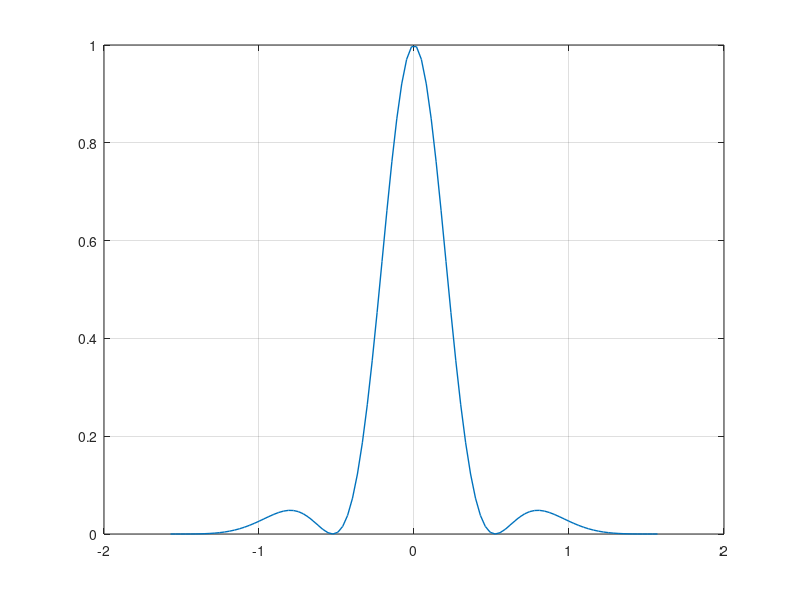

Source code (MATLAB): (Note: this script raises an error after producing the figure.)
%% ANTENNES INTELIGENTES TP


%% VARIABLES GLOBALES


clc
clear all; % effacement de toutes les variables de l espace travail
close all; % fermeture de tous les fichiers ( ventuellement) ouverts
global NOMBRE_ANTENNES; % nombre total de capteurs de l antenne
global BINARY_DATA_RATE; % d bit de la source binaire transmise
global FACTEUR_SURECH; % facteur de sur- chantillonnage au r cepteur
global ROLL_OFF_FACTOR; % facteur de retomb e des filtres en cosinus sur- l v
global SAMPLING_FREQ; % fr quence d  chantillonage du signal au r cepteur
global BAUD_RATE; % rapidit  de modulation des donn es transmises

%% INIT PARAMETRES

%=============================================================================
% 1- Exemple d initialisation des ces param tres
%=============================================================================
ROLL_OFF_FACTOR=0.3;
NOMBRE_ANTENNES=16;
FACTEUR_SURECH=2;
BANDWIDTH=200e3;
DUREE_SYMBOLE=1/BANDWIDTH;
BAUD_RATE=1/DUREE_SYMBOLE;
SAMPLING_FREQ=FACTEUR_SURECH*BAUD_RATE;
d_sur_lambda = [.125 .25 .5];
M = 16;

%% ALGORITHME SIMPLE DE


nombre_points = 100;
phi = linspace(-pi/2,pi/2,nombre_points);
v = zeros(M,1);%

M_const = 1/M^0.5;
w = ones(16,1)*M_const;
for j = 1:3
    for i = 1:size(phi,2)
        for m = 1:size(v,1)
         v(m) = M_const*exp(-1i*2*pi*d_sur_lambda(j)*(m-1)*sin(phi(i)));
        end
        C(i) = w'*v;
    end

    C = abs(C).^2;
    figure();
    plot(phi,(C),'LineWidth',1);
    grid on
    figure();
    TracePolar(phi,(C), -50);
end
%% GENERATION DE SIGNALES

%=============================================================================
% 2- G n ration des signaux sur l ensemble des capteurs
%=============================================================================
%
Phis = 0;%20*pi/180; % dangle d incidence du signal utile
Phi1 = -30*pi/180 % angle d incidence du premier interf rent
Phi2 = 60*pi/180 %  angale d incidence du second interf rent
RSB = 30; % rapport de puissance (en dB) entre le signal utile
% et le bruit au niveau de chaque capteur
RSI1 = 300 % rapport de puissance (en dB) entre le signal utile et l interf rent n?1
RSI2 = 300 % rapport de puissance (en dB) entre le signal utile et l interf rent n?2

Sig = (zeros(16,50000))
[MatriceR,Sig,BinaireIn,PenteSCurve] = GeneSignaux(Phis,Phi1,Phi2,RSB,RSI1,RSI2);

%% RAPPORT  PUISSANCE SIGNAl - BRUIT

%output
a = 3.0075;
b = 3.03525;
%input
aa = 0.73625;
bb = 0.7375;
Ps_out = a*a+b*b;
Ps_in  = aa*aa+bb*bb;

G = Ps_out/Ps_in

%% DOCUMENTATION

h = get(0,'children');
for i=length(h):-1:1
  saveas(h(i), ['exo2_' num2str(length(h)+1-i)], 'png');
end
